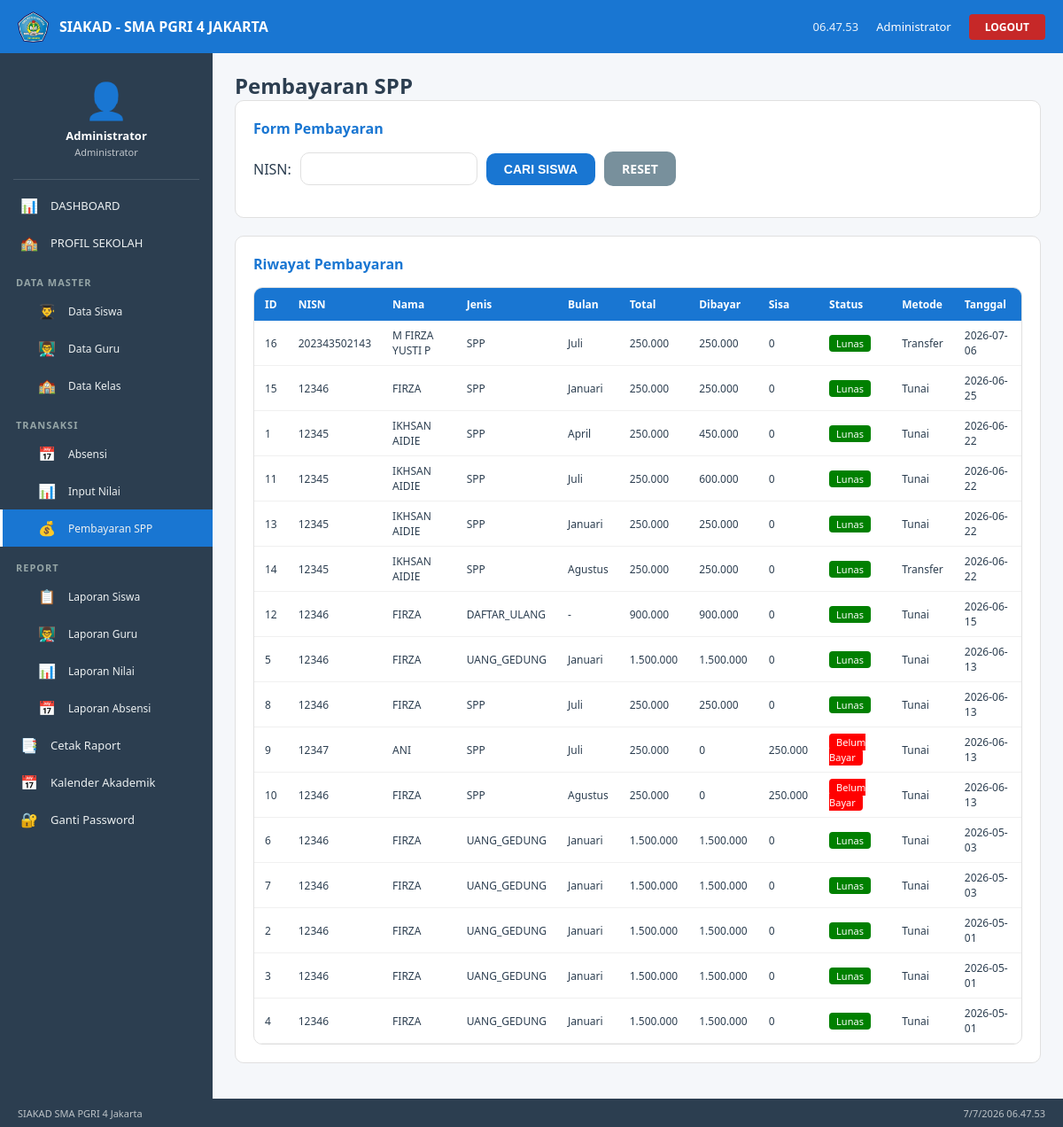
/pembayaran/index.php (signed in), run on the app's committed database.
### tables this page shows
CREATE TABLE `tbl_pembayaran` (
  `id_pembayaran` int(11) NOT NULL,
  `nisn` varchar(20) NOT NULL,
  `nama_siswa` varchar(100) NOT NULL,
  `jenis_tagihan` enum('SPP','DAFTAR_ULANG','UANG_GEDUNG') NOT NULL DEFAULT 'SPP',
  `bulan` varchar(20) DEFAULT NULL,
  `total_tagihan` decimal(12,2) NOT NULL,
  `dibayar` decimal(12,2) NOT NULL DEFAULT 0.00,
  `sisa_tagihan` decimal(12,2) DEFAULT 0.00,
  `status` enum('Lunas','Cicilan','Belum Bayar') DEFAULT 'Belum Bayar',
  `tgl_bayar` date DEFAULT NULL,
  `catatan` text DEFAULT NULL,
  `metode` varchar(20) DEFAULT 'Tunai'
);

### pembayaran/index.php (the view, shortened to what this page needs)
<?php
include '../config/koneksi.php';
include '../includes/header.php';
$nisn = $_GET['nisn'] ?? '';
$riwayat = mysqli_query($conn, "SELECT * FROM tbl_pembayaran ORDER BY tgl_bayar DESC");
?>
<div class="page-header">
    <h2>Pembayaran SPP</h2>
</div>
<div class="card">
    <div class="card-title">Form Pembayaran</div>
    <form method="GET" style="margin-bottom:15px;">
        <div style="display:flex;gap:10px;align-items:center;flex-wrap:wrap;">
            <label>NISN:</label>
            <input type="text" name="nisn" class="form-control" style="width:200px;" value="<?php echo $nisn; ?>">
            <button type="submit" class="btn btn-primary">CARI SISWA</button>
            <a href="index.php" class="btn btn-secondary">RESET</a>
        </div>
    </form>
</div>
<div class="card">
    <div class="card-title">Riwayat Pembayaran</div>
    <div class="table-container">
        <table class="table">
            <thead>
                <tr>
                    <th>ID</th>
                    <th>NISN</th>
                    <th>Nama</th>
                    <th>Jenis</th>
                    <th>Bulan</th>
                    <th>Total</th>
                    <th>Dibayar</th>
                    <th>Sisa</th>
                    <th>Status</th>
                    <th>Metode</th>
                    <th>Tanggal</th>
                </tr>
            </thead>
            <tbody>
                <?php while($row = mysqli_fetch_assoc($riwayat)): ?>
                <tr>
                    <td><?php echo $row['id_pembayaran']; ?></td>
                    <td><?php echo $row['nisn']; ?></td>
                    <td><?php echo $row['nama_siswa']; ?></td>
                    <td><?php echo $row['jenis_tagihan']; ?></td>
                    <td><?php echo $row['bulan'] ?? '-'; ?></td>
                    <td><?php echo number_format($row['total_tagihan'], 0, ',', '.'); ?></td>
                    <td><?php echo number_format($row['dibayar'], 0, ',', '.'); ?></td>
                    <td><?php echo number_format($row['sisa_tagihan'], 0, ',', '.'); ?></td>
                    <td>
                        <?php
                        $bg = $row['status'] == 'Lunas' ? 'green' : ($row['status'] == 'Cicilan' ? 'orange' : 'red');
                        echo "<span style='background:$bg;color:white;padding:2px 8px;border-radius:4px;font-size:11px;'>{$row['status']}</span>";
                        ?>
                    </td>
                    <td><?php echo $row['metode'] ?? '-'; ?></td>
                    <td><?php echo $row['tgl_bayar']; ?></td>
                </tr>
                <?php endwhile; ?>
            </tbody>
        </table>
    </div>
</div>
<?php include '../includes/footer.php'; ?>

### assets/css/style.css (style rules this page uses)
* { margin: 0; padding: 0; box-sizing: border-box; }
body { font-family: 'Segoe UI', Tahoma, Geneva, Verdana, sans-serif; background: #F5F7FA; color: #2C3E50; }
.form-control { width: 100%; padding: 10px 14px; border: 1px solid #E0E0E0; border-radius: 10px; font-size: 13px; transition: border-color 0.3s; background: white; }
.btn { padding: 10px 20px; border: none; border-radius: 10px; font-size: 14px; font-weight: bold; cursor: pointer; transition: background 0.3s; text-decoration: none; display: inline-block; text-align: center; }
.btn-primary { background: #1976D2; color: white; }
.btn-secondary { background: #78909C; color: white; }
.table-container { overflow-x: auto; background: white; border-radius: 10px; border: 1px solid #E0E0E0; margin-top: 15px; }
.table { width: 100%; border-collapse: collapse; font-size: 12px; }
.table th { background: #1976D2; color: white; padding: 10px 12px; text-align: left; font-weight: 600; white-space: nowrap; }
.table td { padding: 8px 12px; border-bottom: 1px solid #f0f0f0; }
.card { background: white; border-radius: 10px; border: 1px solid #E0E0E0; padding: 20px; margin-bottom: 20px; }
.card-title { font-size: 16px; font-weight: bold; color: #1976D2; margin-bottom: 15px; }

### data on the page
tbl_pembayaran: id_pembayaran "16", nisn "202343502143", nama_siswa "M FIRZA YUSTI P", jenis_tagihan "SPP", bulan "Juli", total_tagihan "250.000", dibayar "250.000", sisa_tagihan "0", status "Lunas", metode "Transfer", tgl_bayar "2026-07-06"
tbl_pembayaran: id_pembayaran "15", nisn "12346", nama_siswa "FIRZA", jenis_tagihan "SPP", bulan "Januari", total_tagihan "250.000", dibayar "250.000", sisa_tagihan "0", status "Lunas", metode "Tunai", tgl_bayar "2026-06-25"
tbl_pembayaran: id_pembayaran "1", nisn "12345", nama_siswa "IKHSAN AIDIE", jenis_tagihan "SPP", bulan "April", total_tagihan "250.000", dibayar "450.000", sisa_tagihan "0", status "Lunas", metode "Tunai", tgl_bayar "2026-06-22"
tbl_pembayaran: id_pembayaran "11", nisn "12345", nama_siswa "IKHSAN AIDIE", jenis_tagihan "SPP", bulan "Juli", total_tagihan "250.000", dibayar "600.000", sisa_tagihan "0", status "Lunas", metode "Tunai", tgl_bayar "2026-06-22"
tbl_pembayaran: id_pembayaran "13", nisn "12345", nama_siswa "IKHSAN AIDIE", jenis_tagihan "SPP", bulan "Januari", total_tagihan "250.000", dibayar "250.000", sisa_tagihan "0", status "Lunas", metode "Tunai", tgl_bayar "2026-06-22"
tbl_pembayaran: id_pembayaran "14", nisn "12345", nama_siswa "IKHSAN AIDIE", jenis_tagihan "SPP", bulan "Agustus", total_tagihan "250.000", dibayar "250.000", sisa_tagihan "0", status "Lunas", metode "Transfer", tgl_bayar "2026-06-22"
tbl_pembayaran: id_pembayaran "12", nisn "12346", nama_siswa "FIRZA", jenis_tagihan "DAFTAR_ULANG", bulan "-", total_tagihan "900.000", dibayar "900.000", sisa_tagihan "0", status "Lunas", metode "Tunai", tgl_bayar "2026-06-15"
tbl_pembayaran: id_pembayaran "5", nisn "12346", nama_siswa "FIRZA", jenis_tagihan "UANG_GEDUNG", bulan "Januari", total_tagihan "1.500.000", dibayar "1.500.000", sisa_tagihan "0", status "Lunas", metode "Tunai", tgl_bayar "2026-06-13"
tbl_pembayaran: id_pembayaran "8", nisn "12346", nama_siswa "FIRZA", jenis_tagihan "SPP", bulan "Juli", total_tagihan "250.000", dibayar "250.000", sisa_tagihan "0", status "Lunas", metode "Tunai", tgl_bayar "2026-06-13"
tbl_pembayaran: id_pembayaran "9", nisn "12347", nama_siswa "ANI", jenis_tagihan "SPP", bulan "Juli", total_tagihan "250.000", dibayar "0", sisa_tagihan "250.000", status "Belum Bayar", metode "Tunai", tgl_bayar "2026-06-13"
tbl_pembayaran: id_pembayaran "10", nisn "12346", nama_siswa "FIRZA", jenis_tagihan "SPP", bulan "Agustus", total_tagihan "250.000", dibayar "0", sisa_tagihan "250.000", status "Belum Bayar", metode "Tunai", tgl_bayar "2026-06-13"
tbl_pembayaran: id_pembayaran "6", nisn "12346", nama_siswa "FIRZA", jenis_tagihan "UANG_GEDUNG", bulan "Januari", total_tagihan "1.500.000", dibayar "1.500.000", sisa_tagihan "0", status "Lunas", metode "Tunai", tgl_bayar "2026-05-03"
tbl_pembayaran: id_pembayaran "7", nisn "12346", nama_siswa "FIRZA", jenis_tagihan "UANG_GEDUNG", bulan "Januari", total_tagihan "1.500.000", dibayar "1.500.000", sisa_tagihan "0", status "Lunas", metode "Tunai", tgl_bayar "2026-05-03"
tbl_pembayaran: id_pembayaran "2", nisn "12346", nama_siswa "FIRZA", jenis_tagihan "UANG_GEDUNG", bulan "Januari", total_tagihan "1.500.000", dibayar "1.500.000", sisa_tagihan "0", status "Lunas", metode "Tunai", tgl_bayar "2026-05-01"
tbl_pembayaran: id_pembayaran "3", nisn "12346", nama_siswa "FIRZA", jenis_tagihan "UANG_GEDUNG", bulan "Januari", total_tagihan "1.500.000", dibayar "1.500.000", sisa_tagihan "0", status "Lunas", metode "Tunai", tgl_bayar "2026-05-01"
tbl_pembayaran: id_pembayaran "4", nisn "12346", nama_siswa "FIRZA", jenis_tagihan "UANG_GEDUNG", bulan "Januari", total_tagihan "1.500.000", dibayar "1.500.000", sisa_tagihan "0", status "Lunas", metode "Tunai", tgl_bayar "2026-05-01"

### other printed values
$_SESSION['nama'] "Administrator"
